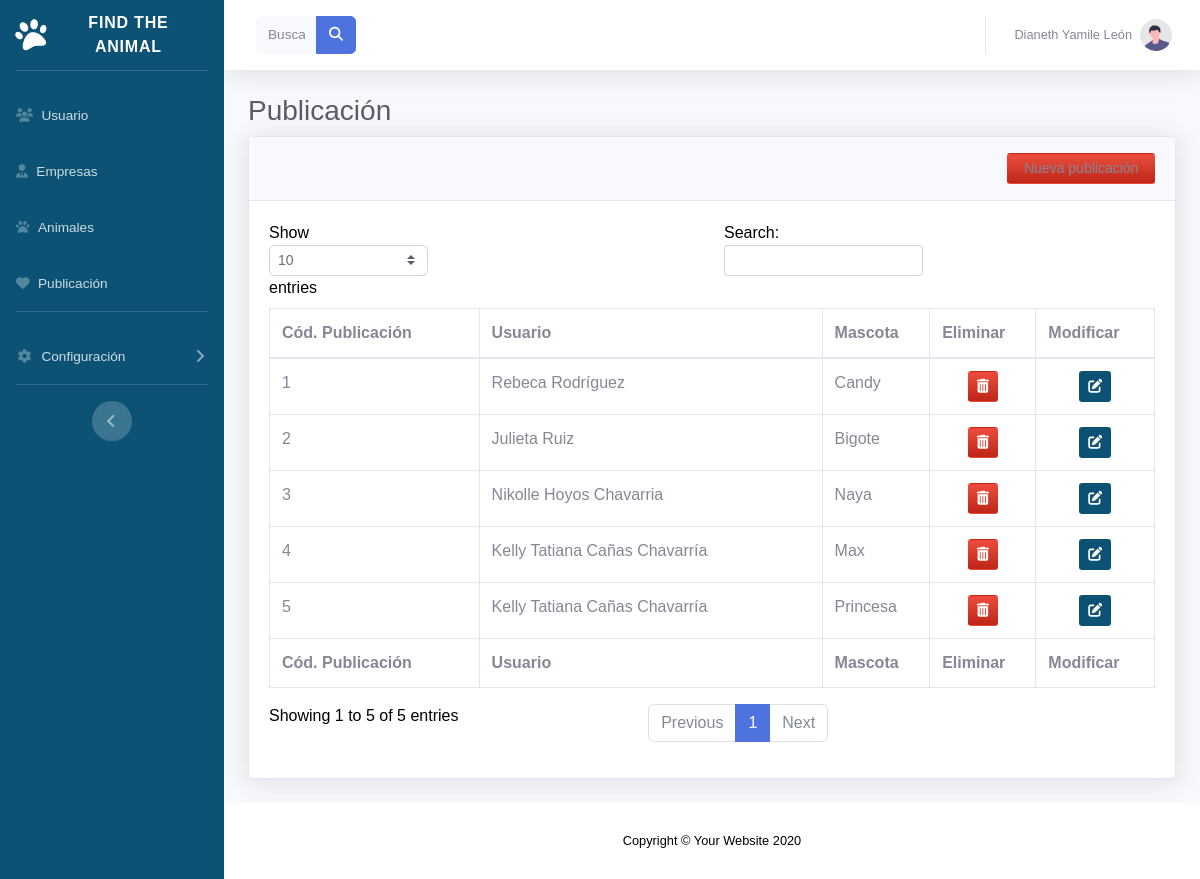
The app's page /Vista/App/Admon/Publicacion.php (signed in), older data.
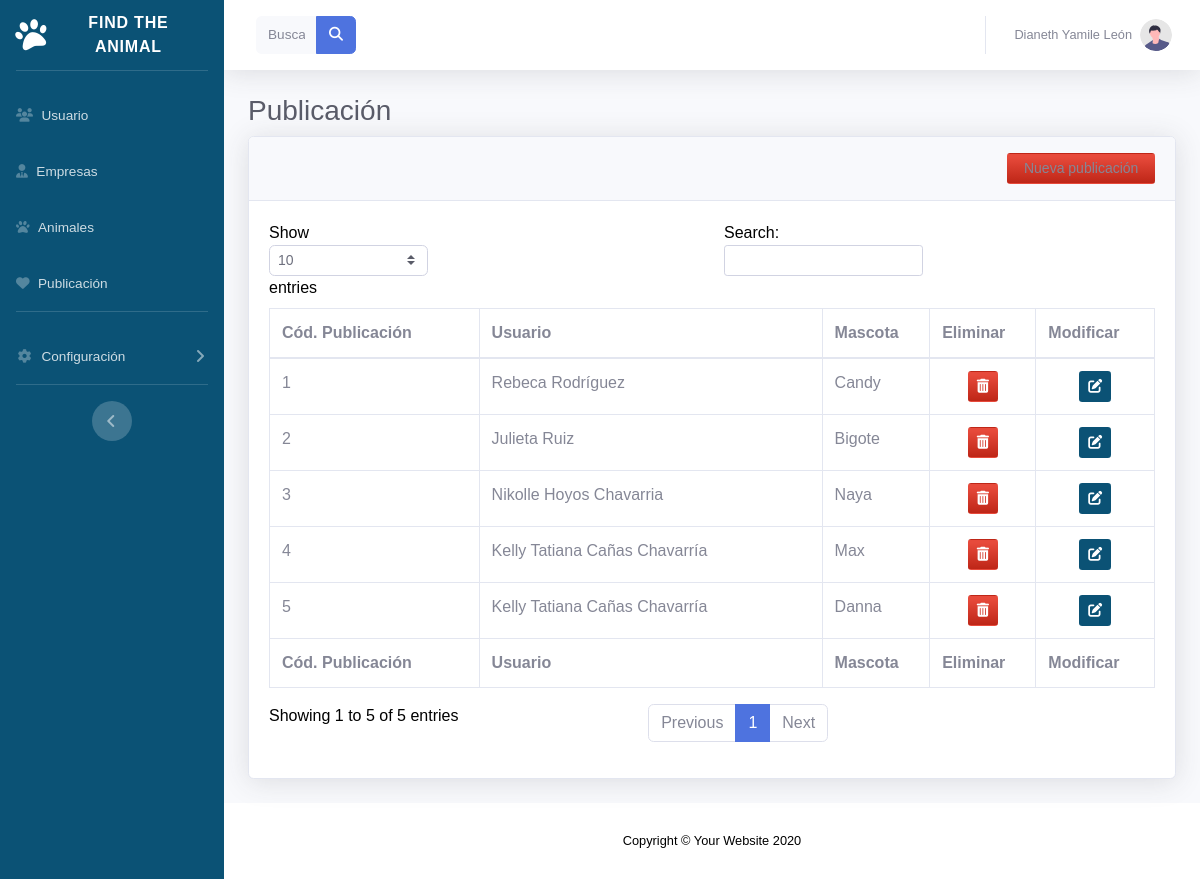
The same page, newer data.
### tables this page shows
CREATE TABLE `publicacion` (
  `Idpubli` int(11) NOT NULL,
  `Idusuario` int(11) NOT NULL,
  `Idanimal` int(11) NOT NULL
);

CREATE TABLE `animal` (
  `Idanimal` int(11) NOT NULL,
  `Nombreanimal` varchar(50) NOT NULL,
  `Fotoanimal` varchar(50) NOT NULL,
  `Descrianimal` varchar(300) NOT NULL,
  `Idraza` int(11) NOT NULL,
  `Idestado` int(11) NOT NULL,
  `Idmunicipio` int(11) NOT NULL
);

CREATE TABLE `usuario` (
  `Idusuario` int(11) NOT NULL,
  `Nombrecomple` varchar(50) NOT NULL,
  `Correousua` varchar(50) NOT NULL,
  `Contrausua` varchar(50) NOT NULL,
  `Telefonousua` varchar(13) NOT NULL,
  `IdTidocu` int(11) NOT NULL,
  `IdTiusua` int(11) NOT NULL
);

### Vista/App/Admon/Publicacion.php (the view, shortened to what this page needs)
<?php
include('Menu.php');
?>
                <div class="container-fluid">
                    <h1 class="h3 mb-2 text-gray-800">Publicación</h1>
                    <div class="card shadow mb-4">
                        <div class="col-md-12 align-self-end card-header py-3 justify-content-end">
                            <button class="btn btn-sm bg-gradient-primary offset-md-10 col-md-2 " data-toggle="modal" data-target="#exampleModal">Nueva publicación</button>
                        </div>
                        <div class="card-body">
                            <div class="table-responsive">
                                <table class="table table-bordered" id="dataTable" width="100%" cellspacing="0">
                                    <thead>
                                        <tr>
                                            <th>Cód. Publicación</th>
                                            <th>Usuario</th>
                                            <th>Mascota</th>
                                            <th>Eliminar</th>
                                            <th>Modificar</th>
                                        </tr>
                                    </thead>
                                    <tfoot>
                                        <tr>
                                            <th>Cód. Publicación</th>
                                            <th>Usuario</th>
                                            <th>Mascota</th>
                                            <th>Eliminar</th>
                                            <th>Modificar</th>
                                        </tr>
                                    </tfoot>
                                    <tbody>
                                    <?php
                      include( '../../../Controlador/conex.php');
                      $cons = $conexion -> query("SELECT Idpubli, Nombrecomple, Nombreanimal FROM animal
                      INNER JOIN publicacion ON animal.Idanimal = publicacion.Idanimal
                      INNER JOIN usuario ON usuario.Idusuario = publicacion.Idusuario");
                      while ($row = $cons -> fetch_row()) {
                            ?>
                                <tr>
                                <td><?php echo ''.$row[0].''; ?></td>
                                <td><?php echo ''.$row[1].''; ?></td>
                                <td><?php echo ''.$row[2].''; ?></td>
                                <td> <center><button type="submit" class="btn btn-sm bg-gradient-primary" name="EliminaUsua" onclick="location='../../../Controlador/Borrarusuapubli.php?id=<?php echo ''.$row[0].'' ?>'"><i class="fa-solid fa-trash-can" style="color: #ffffff;"></i></center></td>
                                <td> <center> <button type="submit" class="btn btn-sm bg-gradient-danger"  data-toggle="modal" data-target="#exampleModal1?id<?php echo ''.$row[0].''; ?>"  ><i class="fa-solid fa-pen-to-square" style="color: #ffffff;"></i></button>
                        </tr>
                        <?php }   ?>
                                    </tbody>
                                </table>
                            </div>
                        </div>
                    </div>
                </div>
            </div>
            <footer class="sticky-footer bg-white">
                <div class="container my-auto">
                    <div class="copyright text-center my-auto">
                        <span>Copyright &copy; Your Website 2020</span>
                    </div>
                </div>
            </footer>
        </div>
    </div>
</body>
</html>

Row changes from the older to the newer data that the page shows:
changed through a linked row, publicacion id 5: Idanimal.Nombreanimal "Princesa" → "Danna"
